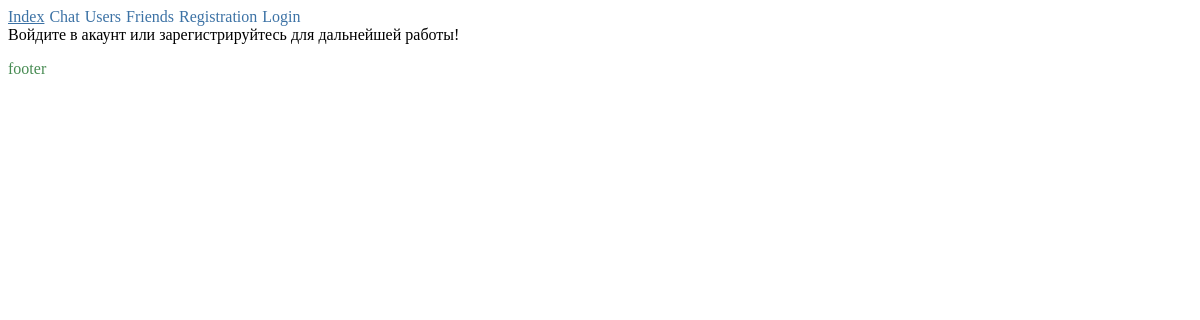
The page / on the database its author committed.
### tables this page shows
CREATE TABLE `pages` (
  `id` int(11) NOT NULL,
  `title` varchar(128) NOT NULL,
  `url` varchar(128) NOT NULL,
  `text` text NOT NULL
);

### index.php (called while the page is built, shortened)
<?php
    include 'include.php';
    $uri = trim(preg_replace('#(\?.*)?#', '', $_SERVER['REQUEST_URI']), '/');
    if(empty($uri)){
        $uri = '/';
    }
    $query = "SELECT * FROM pages WHERE url = '$uri'";
    $result = mysqli_query($link, $query) or die(mysqli_error($link));
    include 'layout.php';

### layout.php (the view, shortened to what this page needs)
<!DOCTYPE html>
<html>
    <head>
        <link rel="stylesheet" href="/assets/style.css?v=1">
    </head>
    <body>
        <div id="wrapper">
            <header>
                <?php include 'elems/header.php' ?>
            </header>
            <main>
                <?php if(isset($_SESSION['message'])){
                    echo $_SESSION['message'];
                 } ?>
            </main>
            <footer>
                <p>footer</p>
            </footer>
        </div>
    </body>
</html>

### elems/header.php
<?php
    function createLink($href, $text, $uri){
      if($href == $uri){
        $class = 'class="active"';
      }else{
        $class = '';
      }
      if($href != '/'){
        $href = "/$href/";
      }
        echo "<a href=\"$href\" $class>$text</a>";
    }
    if(isset($_SESSION['auth']) AND $_SESSION['auth'] == true){
      $noList = "NOT IN ('404', 'registration', 'login')";
    }else{
      $noList = "NOT IN ('404', 'logout')";
    }
    $query = "SELECT * FROM pages WHERE url $noList";
    $result = mysqli_query($link, $query) or die(mysqli_error($link));
    for($arr=[]; $step = mysqli_fetch_assoc($result); $arr[] = $step);
    foreach($arr as $value){
      createLink($value['url'], $value['title'], $uri);
    }

### assets/style.css (style rules this page uses)
header a { margin-right: 5px; color: rgb(60, 114, 165); text-decoration: none; }
header a.active { margin-right: 5px; color:rgb(60, 114, 165); text-decoration: underline; }
footer { color:rgb(71, 139, 82); }

### rows shown on the page
pages: title "Index"
pages: title "Chat"
pages: title "Users"
pages: title "Friends"
pages: title "Registration"
pages: title "Login"

### other values the page prints
$_SESSION['message'] "Войдите в акаунт или зарегистрируйтесь для дальнейшей работы!"
